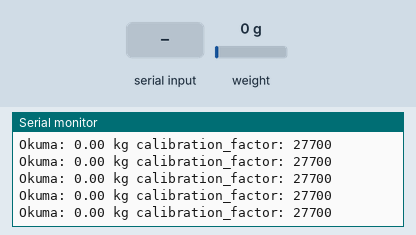
A sketch run on a simulated Arduino Uno, built with avr-gcc and run on an emulated ATmega328P. On the bench: the last lines printed to the serial monitor. The inputs (shaded band) are chosen by the test bench; at power-on: weight on the scale 0 g.

Above: at 2.4 s.
2.5 s: weight on the scale set to 100 g
At 2.59 s:
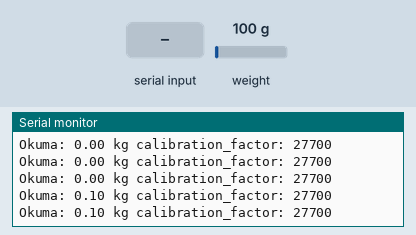
5.5 s: "a" received over Serial
At 5.62 s:
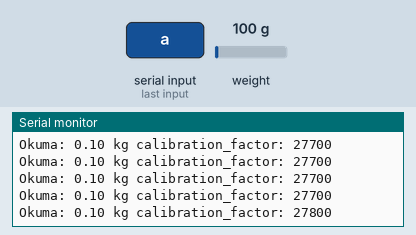
8.5 s: "s" received over Serial
At 8.66 s:
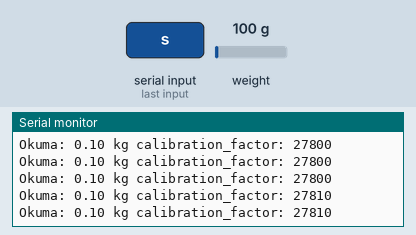
10.0 s: weight on the scale set to 1250 g
At 16.94 s:
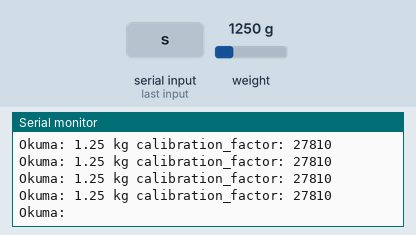
Timing chart, 0 to 17.0 s (numbered marks = the images above; inputs shaded):
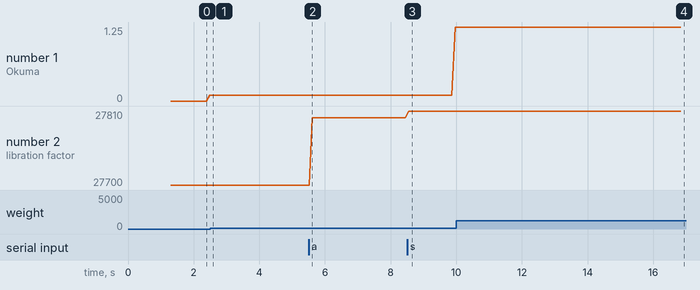

Measured:
- after the input at 2.5 s, the serial monitor: prints a new line after 0.09 s (image 1)
- after the input at 5.5 s, the serial monitor: prints a new line after 0.12 s (image 2)
- after the input at 8.5 s, the serial monitor: prints a new line after 0.05 s (image 3)
- after the input at 10.0 s, the serial monitor: prints a new line after 0.07 s (image 4)
- plotted number 1: 0.1 → 1.25 after the input at 8.5 s
- plotted number 2: 27700 → 27800 after the input at 5.5 s, 27800 → 27810 after the input at 8.5 s

The sketch:

agirlikcalib.ino
```cpp
//Beetech yazılım hizmetleri
// kalibrasyon değeri belirleme
#include "HX711.h"
HX711 scale;

#define CLK  5
#define DOUT  4

int calibration_factor = 27700;

void setup() {
  Serial.begin(9600);
  Serial.println("tartı kalibrasyonu ");
  Serial.println("Tüm ağırlıları tartıdan kaldırın ");

  scale.begin(DOUT, CLK);
  scale.set_scale();
  scale.tare(); //Reset the scale to 0

  Serial.println("tartıya ağırlığı bilinen bir nesneyi yerleştirin ");
  Serial.println("Aşağıdaki tuşları kullanarak kalibrasyon faktörünü ayarlayın ");
  Serial.println("'a' or 'z' sırasıyla 100 artırmak veya azaltmak ");
  Serial.println("'s' or 'x' sırasıyla 10 artırmak veya azaltmak ");
  Serial.println("'d' or 'c' sırasıyla 1 artırmak veya azaltmak ");
}

void loop() {
  scale.set_scale(calibration_factor);
  Serial.print("Okuma: ");
  Serial.print(scale.get_units(), 2);
  Serial.print(" kg");
  Serial.print(" calibration_factor: ");
  Serial.print(calibration_factor);
  Serial.println();

  if(Serial.available()){
    char input = Serial.read();
    if(input == 'a'){ calibration_factor += 100; }
    else if(input == 'z'){  calibration_factor -= 100; }
    else if(input == 's'){  calibration_factor += 10; }
    else if(input == 'x'){  calibration_factor -= 10; }
    else if(input == 'd'){  calibration_factor += 1; }
    else if(input == 'c'){  calibration_factor -= 1; }
  }
}
```
